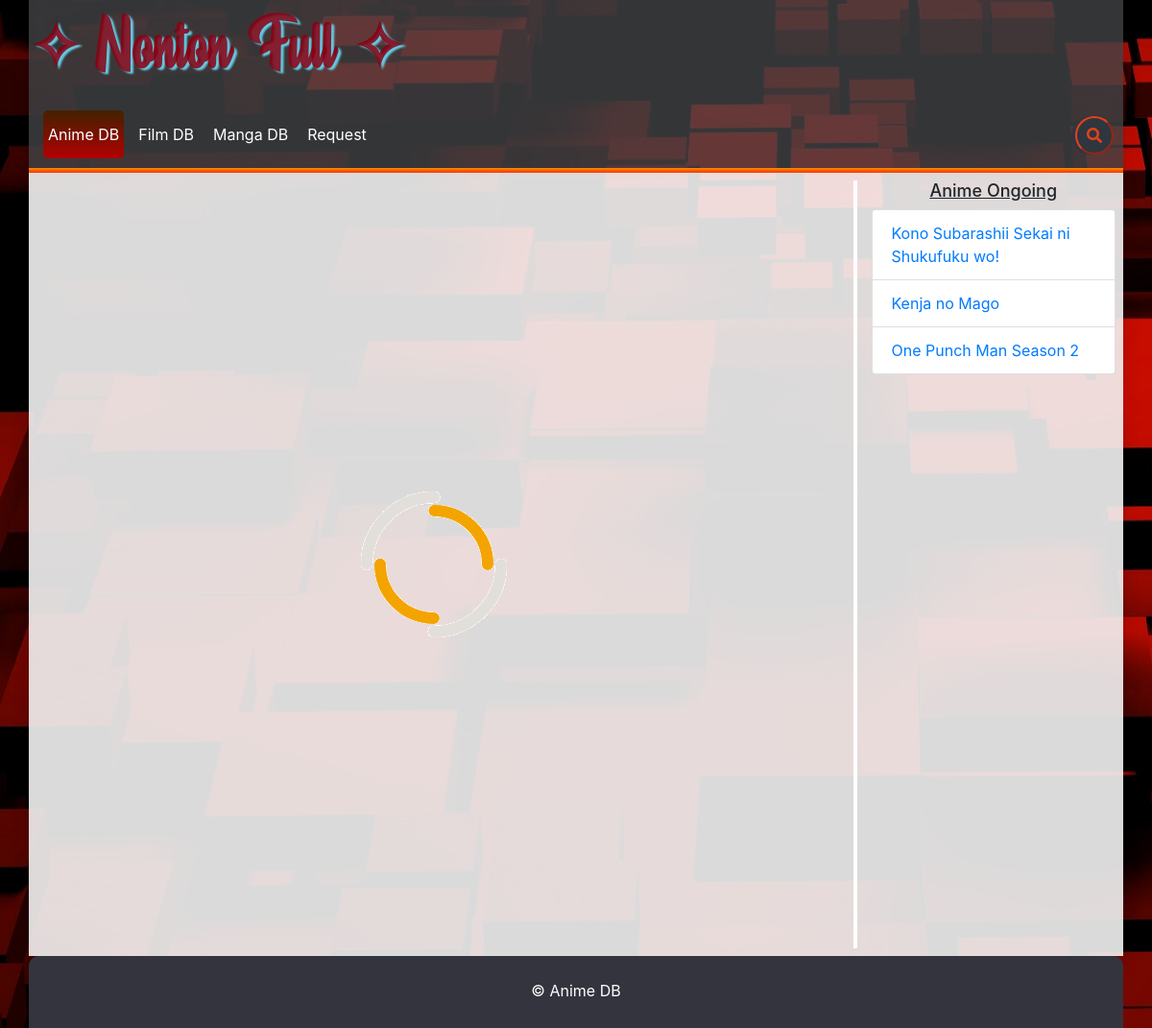
The page / on the database its author committed.
### tables this page shows
CREATE TABLE `list_anime` (
  `id_anime` int(11) NOT NULL,
  `judul_anime` varchar(255) NOT NULL,
  `status` varchar(11) NOT NULL,
  `alur_cerita` text DEFAULT NULL,
  `url_img` varchar(255) NOT NULL,
  `genre` varchar(255) DEFAULT NULL,
  `studio` varchar(100) DEFAULT NULL,
  `encoder` varchar(100) DEFAULT NULL,
  `uploader` varchar(100) DEFAULT NULL,
  `rating` decimal(10,1) DEFAULT NULL
);

### application/controllers/Home.php (called while the page is built, shortened)
<?php
class Home extends CI_Controller {
    public function index(){
        $dataheader['judul']    = 'Anime DB';
        $dataheader['css_anime']      = 'aktif';
        $dataheader['css']      = 'home-style.css';
        $datafooter['js']       = 'home-script.js';
        $data['ongoing']        = $this->anime_m->getAnimeOngoing();
        $this->load->view('templates/header', $dataheader);
        $this->load->view('home_v', $data);
        $this->load->view('templates/footer', $datafooter);
    }
}

### index.php (called while the page is built, shortened)
<?php
require_once BASEPATH.'core/CodeIgniter.php';

### application/models/anime_m.php (called while the page is built, shortened)
<?php
class anime_m extends CI_Model {
    var $table      = 'list_anime';
    public function getAnimeOngoing(){
        $this->db->from($this->table);
        $this->db->where('status', 0);
        return $this->db->get()->result();
    }
}

### application/views/home_v.php (the view, shortened to what this page needs)
    <div id="body" class="shadow">
        <div class="row pt-2 pb-2">
            <div class="col-lg-9 main-body">
                <div id="result" class="loading">
                </div>
            </div>
            <div class="col-lg-3 side-body">
                <h1 class="title-list text-center mr-2">Anime Ongoing</h1>
                <ul class="list-group mr-2">
                    <?php foreach ($ongoing as $data): ?>
                        <a href="home/anime/<?= $data->id_anime ?>" class="list-group-item"><?= $data->judul_anime ?></a>
                    <?php endforeach ?>
                </ul>
            </div>
        </div>
    </div>
    <div id="footer" class="">
        <div class="row">
            <div class="col-sm-12">
                <p class="text-white text-center mt-4">&copy; Anime DB</p>
            </div>
        </div>
    </div>
</div> <!-- Akhir container

### include/costum-css/base-style.css (style rules this page uses)
html, body { margin:0; padding:0; height:100%; }
body { background: url('../../file/app/back2.jpg'); background-size: cover; }
.main-body { min-height: 100vh; margin: 0; border-right: 4px solid white; }
#body { background: rgba(242, 242, 242, .9); }
#footer { background-color: #34343f; width: 100%; height: 75px; border-top-right-radius: 10px; border-top-left-radius: 10px; }
.title-list { font-size: 18px; text-decoration: underline; }
.loading { position: absolute; top: 50%; left: 50%; transform: translate(-50%, -50%); z-index: 1; }

### rows shown on the page
list_anime: judul_anime "Kono Subarashii Sekai ni Shukufuku wo!"
list_anime: judul_anime "Kenja no Mago"
list_anime: judul_anime "One Punch Man Season 2"
